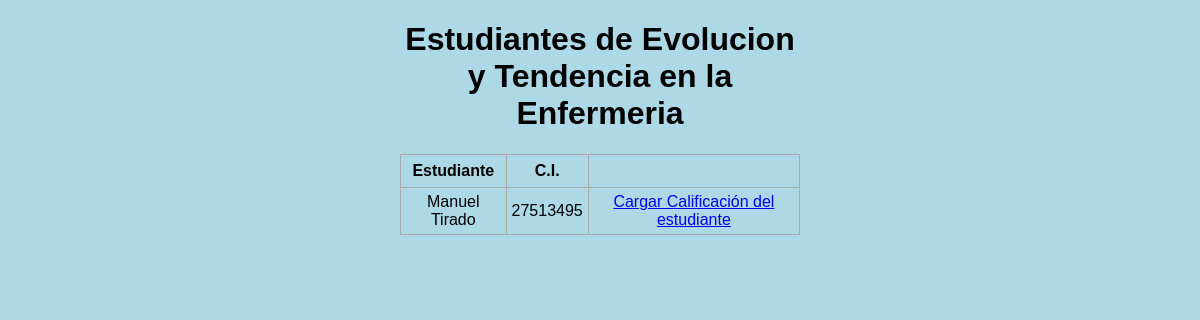
The app's page /estudiantes_notas/1369 with its own data.
### inscripcion.py (models this page shows, shortened)
class Asignatura(db.Model):
    cod_asig = db.Column(db.Integer, primary_key=True)
    nombre = db.Column(db.String(200), nullable=False)
    unidad_creditos = db.Column(db.Integer)

class Estudiante(db.Model):
    cod_estudiante = db.Column(db.Integer, primary_key=True, autoincrement=True)
    nombre = db.Column(db.String(200), nullable=False)
    cedula = db.Column(db.Integer)
    nacimiento = db.Column(db.DateTime)
    telefono = db.Column(db.Integer)
    correo = db.Column(db.String(200), nullable=False)
    fecha_inscripcion = db.Column(db.DateTime, default=datetime.utcnow)
    direccion = db.Column(db.String(200), nullable=False)
    forma_ingreso = db.Column(db.String(200), nullable=False)

### inscripcion.py (the view)
@app.route('/estudiantes_notas/<int:id>', methods=['GET', 'POST'])
def listar_estudiantes_notas(id):
    asignatura = Asignatura.query.get_or_404(id)
    cursando = Cursando.query.filter_by(cod_asig=asignatura.cod_asig).all()
    codigos_estudiantes = [cursando.cod_estudiante for cursando in cursando]
    estudiantes = Estudiante.query.filter(Estudiante.cod_estudiante.in_(codigos_estudiantes)).all()
    if request.method == 'POST':
        pass
    else:
        return render_template('estudiantes_notas.html', estudiantes=estudiantes, asignatura = asignatura)

### templates/estudiantes_notas.html (shortened to what this page needs)
{% extends 'base.html' %}
{% block body %}
<div class="content">
    <h1 style="text-align: center">Estudiantes de {{asignatura.nombre}}</h1>
    {% if estudiantes|length < 1 %}
    <h4 style="text-align: center">No hay estudiantes registrados aún!</h4>
    {% else %}
    <table>
        <tr>
            <th>Estudiante</th>
            <th>C.I.</th>
        </tr>
        {% for estudiante in estudiantes %}
        <tr>
            <td>{{ estudiante.nombre }}</td>
            <td>{{ estudiante.cedula }}</td>
            <td>
                <a href="/carga_notas/{{estudiante.cod_estudiante}}/{{asignatura.cod_asig}}">Cargar Calificación del estudiante</a>
            </td>
        </tr>
        {% endfor %}
    </table>
    {% endif %}
</div>
{% endblock %}

### static/css/main.css (style rules this page uses)
body, html { margin: 0; font-family: sans-serif; background-color: lightblue; }
.content { margin: 0 auto; width: 400px; }
table, td, th { border: 1px solid #aaa; }
table { border-collapse: collapse; width: 100%; }
th { height: 30px; }
td { text-align: center; padding: 5px; }

### records on screen
Asignatura: nombre "Evolucion y Tendencia en la Enfermeria"
Estudiante: nombre "Manuel Tirado", cedula "27513495"
